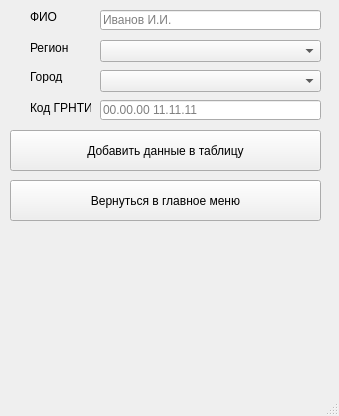
<?xml version="1.0" encoding="UTF-8"?>
<ui version="4.0">
 <class>MainWindow</class>
 <widget class="QMainWindow" name="MainWindow">
  <property name="geometry">
   <rect>
    <x>0</x>
    <y>0</y>
    <width>339</width>
    <height>416</height>
   </rect>
  </property>
  <property name="windowTitle">
   <string>MainWindow</string>
  </property>
  <widget class="QWidget" name="centralwidget">
   <widget class="QLineEdit" name="nameLineAdd">
    <property name="geometry">
     <rect>
      <x>100</x>
      <y>10</y>
      <width>221</width>
      <height>20</height>
     </rect>
    </property>
    <property name="placeholderText">
     <string>Иванов И.И.</string>
    </property>
   </widget>
   <widget class="QLineEdit" name="grntiLineAdd">
    <property name="geometry">
     <rect>
      <x>100</x>
      <y>100</y>
      <width>221</width>
      <height>20</height>
     </rect>
    </property>
    <property name="placeholderText">
     <string>00.00.00 11.11.11</string>
    </property>
   </widget>
   <widget class="QPushButton" name="addDataButton">
    <property name="geometry">
     <rect>
      <x>10</x>
      <y>130</y>
      <width>311</width>
      <height>41</height>
     </rect>
    </property>
    <property name="text">
     <string>Добавить данные в таблицу</string>
    </property>
   </widget>
   <widget class="QComboBox" name="regionComboBox">
    <property name="geometry">
     <rect>
      <x>100</x>
      <y>40</y>
      <width>221</width>
      <height>22</height>
     </rect>
    </property>
    <property name="currentText">
     <string/>
    </property>
    <property name="frame">
     <bool>true</bool>
    </property>
   </widget>
   <widget class="QComboBox" name="cityComboBox">
    <property name="geometry">
     <rect>
      <x>100</x>
      <y>70</y>
      <width>221</width>
      <height>22</height>
     </rect>
    </property>
   </widget>
   <widget class="QLabel" name="label">
    <property name="geometry">
     <rect>
      <x>30</x>
      <y>40</y>
      <width>71</width>
      <height>16</height>
     </rect>
    </property>
    <property name="text">
     <string>Регион</string>
    </property>
   </widget>
   <widget class="QLabel" name="label_3">
    <property name="geometry">
     <rect>
      <x>30</x>
      <y>70</y>
      <width>47</width>
      <height>13</height>
     </rect>
    </property>
    <property name="text">
     <string>Город</string>
    </property>
   </widget>
   <widget class="QLabel" name="label_4">
    <property name="geometry">
     <rect>
      <x>30</x>
      <y>10</y>
      <width>47</width>
      <height>13</height>
     </rect>
    </property>
    <property name="text">
     <string>ФИО</string>
    </property>
   </widget>
   <widget class="QLabel" name="label_5">
    <property name="geometry">
     <rect>
      <x>30</x>
      <y>100</y>
      <width>61</width>
      <height>16</height>
     </rect>
    </property>
    <property name="text">
     <string>Код ГРНТИ</string>
    </property>
   </widget>
   <widget class="QPushButton" name="returnToMainButton">
    <property name="geometry">
     <rect>
      <x>10</x>
      <y>180</y>
      <width>311</width>
      <height>41</height>
     </rect>
    </property>
    <property name="text">
     <string>Вернуться в главное меню</string>
    </property>
   </widget>
  </widget>
  <widget class="QMenuBar" name="menubar">
   <property name="geometry">
    <rect>
     <x>0</x>
     <y>0</y>
     <width>339</width>
     <height>21</height>
    </rect>
   </property>
  </widget>
  <widget class="QStatusBar" name="statusbar"/>
 </widget>
 <resources/>
 <connections/>
</ui>
